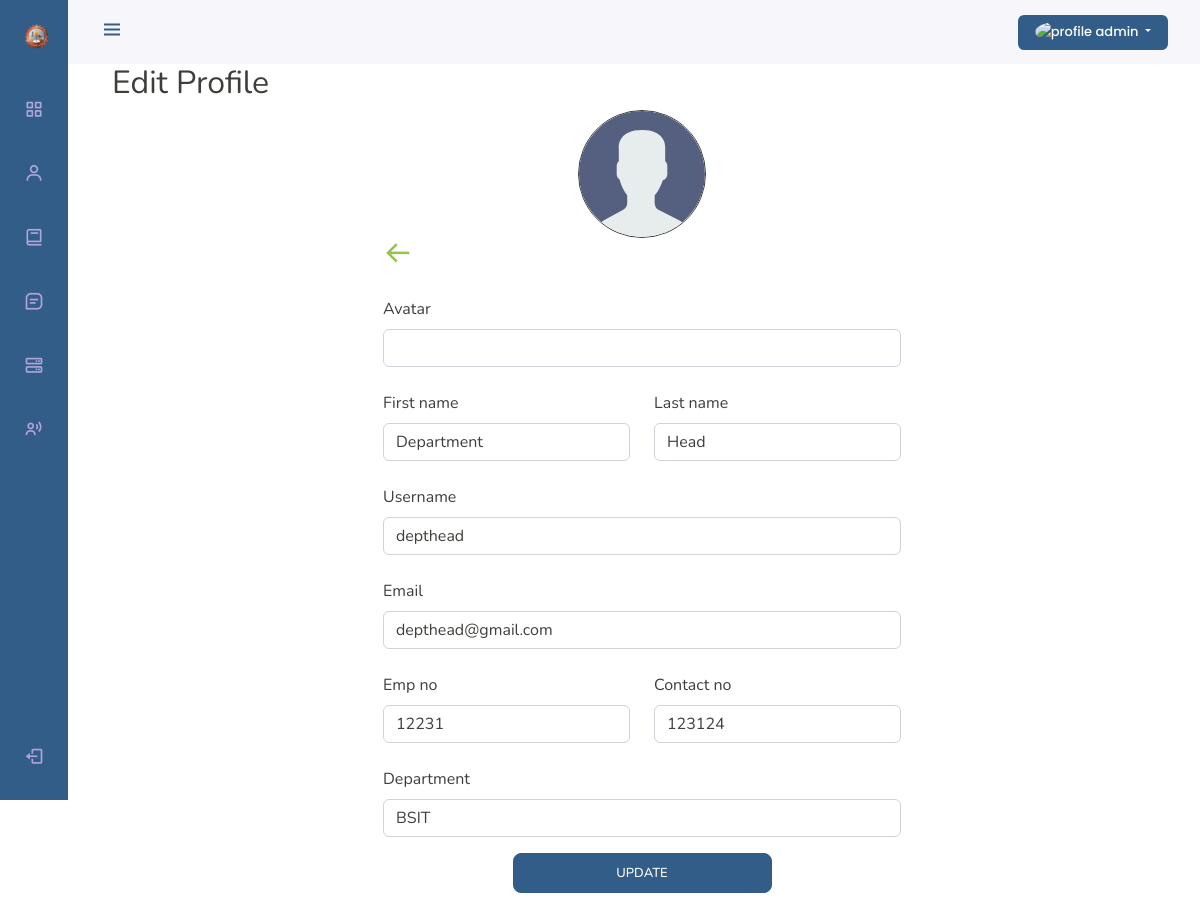
The app's page /admin-edit-profile/7 (signed in) with its own data.
### base/models.py (models this page shows, shortened)
class Faculty(AbstractUser):
    email = models.EmailField(unique = True, null=True)
    avatar = CloudinaryField(resource_type="image", null=True, blank=False)
    emp_no = models.CharField(max_length=25, unique=True, null=True)
    contact_no = models.CharField(max_length=20, unique=True, null=True)
    role = models.IntegerField(default=0)
    address = models.TextField(null=True, blank=True)
    department = models.ForeignKey(Department, on_delete=models.CASCADE, null=True, blank=True)
    created_at = models.DateTimeField(auto_now_add=True)
    updated_at = models.DateTimeField(auto_now=True)
    deleted_at = models.DateTimeField(null=True)

### base/views.py (the view, shortened to what this page needs)
# urls.py: path('admin-edit-profile/<str:pk>',views.AdminEditProfile, name="admin-edit-profile"),
@login_required(login_url='anonymous')
def AdminEditProfile(request, pk):
    user = models.Faculty.objects.get(id=pk)
    form = forms.UserForm(instance=user)
    if request.user.is_authenticated and not request.user.is_staff:
        messages.warning(request, "Access denied, 403 forbidden page!")
        return redirect('logout')
    context = {
        'form': form,
         'user' : user,
         'link' : redirect('admin-faculty').url
    }
    return render(request, 'edit_profile.html', context)

### base/models.py (called while the page is built)
    def __str__(self):
        return str(f"{self.title}")

### templates/edit_profile.html (shortened to what this page needs)
{% extends 'main.html' %}
{% block content %}
{% load static %}
<h2>Edit Profile</h2>
<div class="row" >
    <div class="col" style="display: flex; justify-content: center">
      {% if page == 'authenticated' %}
      {% if request.user.avatar %}
      <img src="{{request.user.avatar.url}}" alt="profile" class="rounded-circle border border-dark" style="width:8rem; height:8rem;">
      {% else %}
      <img src="{% static 'images/avatar.svg' %}" alt="profile" class="rounded-circle border border-dark" style="width:8rem; height:8rem;">
      {% endif %}
      {% else %}
      {% if user.avatar %}
      <img src="{{user.avatar.url}}" alt="profile" class="rounded-circle border border-dark" style="width:8rem; height:8rem;">
      {% else %}
      <img src="{% static 'images/avatar.svg' %}" alt="profile" class="rounded-circle border border-dark" style="width:8rem; height:8rem;">
      {% endif %}
      {% endif %}
    </div>
  </div>
  <div class="row justify-content-center" >
    <div class="col col-lg-6 col-md-8 col-sm-8" >
        <a href="{{link}}"><i class="bx bx-arrow-back" style="font-size: 30px;"></i></a>
      <form action="" method="POST" enctype="multipart/form-data">
        <div class="col-sm-12">
          <div class="form-group">
            <label for="" class="form-label mt-4">
              {{form.avatar.label}}
            </label>
            {{form.avatar}}
          </div>
        </div>
        <div class="row">
          <div class="col-sm-6">
            <div class="form-group">
              <label for="" class="form-label mt-4">
                {{form.first_name.label}}
              </label>
              {{form.first_name}}
            </div>
          </div>
          <div class="col-sm-6">
            <div class="form-group">
              <label for="" class="form-label mt-4">
                {{form.last_name.label}}
              </label>
              {{form.last_name}}
            </div>
          </div>
        </div>
          <div class="col-sm-12">
            <div class="form-group">
              <label for="" class="form-label mt-4">
                {{form.username.label}}
              </label>
              {{form.username}}
            </div>
          </div>
          <div class="col-sm-12">
            <div class="form-group">
              <label for="" class="form-label mt-4">
                {{form.email.label}}
              </label>
              {{form.email}}
            </div>
          </div>
          <div class="row">
            <div class="col-sm-6">
              <div class="form-group">
                <label for="" class="form-label mt-4">
                  {{form.emp_no.label}}
                </label>
                {{form.emp_no}}
              </div>
            </div>
            <div class="col-sm-6">
              <div class="form-group">
                <label for="" class="form-label mt-4">
                  {{form.contact_no.label}}
                </label>
                {{form.contact_no}}
              </div>
            </div>
            <div class="col-sm-12">
                <div class="form-group">
                  <label for="" class="form-label mt-4">
                    {{form.department.label}}
                  </label>
                  {{form.department}}
                </div>
              </div>
          </div>
           <div class="d-grid gap-2 col-6 mx-auto my-3">
              <button type="submit" class="btn btn-primary btn-lg btn-block">
                Update
              </button>
            </div>
      </form>
    </div>
  </div>
{% endblock content %}

### templates/main.html (shortened to what this page needs)
<!DOCTYPE html>
{% load static %}
<html lang="en">
  <head>
    <link
      rel="stylesheet"
      href="https://cdn.jsdelivr.net/npm/boxicons@latest/css/boxicons.min.css"
    />
    <link rel="stylesheet" href="{% static 'css/bootstrap.min.css' %}" />
    <link rel="stylesheet" href="{% static 'css/navbar.css' %}" />
  </head>
  <body id="body-pd">
    <header class="header" id="header">
      <div class="header_toggle">
        <i class="bx bx-menu" id="header-toggle"></i>
      </div>
        <div class="dropdown">
          <button
            class="btn btn-primary dropdown-toggle button_profile" id="test"
            type="button"
            id="dropdownMenuButton1"
            data-bs-toggle="dropdown"
            style="width: 150px; text-transform: none;"
          >
          {% if request.user.avatar %}
            <img
              class="rounded-circle"
              src="{{ request.user.avatar.url }}"
              alt="profile"
              style="height: 1.7rem; width: 1.7rem; margin-bottom: 1px"
            />
            {% endif %}
            {{ request.user.username|truncatechars:10 }}
          </button>
        </div>
    </header>
    <div class="l-navbar" id="nav-bar">
      <nav class="nav">
        <div>
          <a href="#" class="nav_logo">
            <img src="{% static 'images/cict_logo.png' %}" alt="logo" width="25" height="25">
          </a>
          <div class="nav_list">
            {% if request.user.is_authenticated and request.user.is_staff %}
            <a href="{% url 'admin-dashboard' %}" class="nav_link {% if active == 'admin_dashboard' %}active{% endif %}">
              <i class="bx bx-grid-alt nav_icon"></i>
            </a>
            <a href="{% url 'admin-faculty' %}" class="nav_link {% if active == 'admin_faculty' %}active{% endif %}">
              <i class="bx bx-user nav_icon"></i>
            </a>
            <a href="{% url 'admin-subject' %}" class="nav_link {% if active == 'admin_subject' %}active{% endif %}">
              <i class="bx bx-book nav_icon"></i>
            </a>
            <a href="{% url 'admin-researches' %}" class="nav_link {% if active == 'admin_researches' %}active{% endif %}">
              <i class="bx bx-message-square-detail nav_icon"></i>
            </a>
            <a href="{% url 'admin-extension-service' %}" class="nav_link {% if active == 'admin_extension_service' %}active{% endif %}">
              <i class="bx bx-server nav_icon"></i>
            </a>
            <a href="{% url 'admin-activitylog' %}" class="nav_link {% if active == 'admin_activitylogs' %}active{% endif %}">
              <i class="bx bx-user-voice nav_icon"></i>
            </a>
            {% endif %}
          </div>
        </div>
        <a class="nav_link" id="logoutBtn" onclick="document.getElementById('id01').style.display='block'">
          <i class="bx bx-log-out nav_icon"></i>
        </a>
      </nav>
    </div>
<div class="container-fluid">
  {% block content %} {% endblock content%}
</div>
  </body>
</html>

### static/css/navbar.css (style rules this page uses)
#test { font-family: 'Poppins', sans-serif; }
.button_profile { border: none; }

### templates/main.html (style rules this page uses)
:root { --header-height: 3rem; --nav-width: 68px; --first-color: #325d88; --first-color-light: #afa5d9; --white-color: #f7f6fb; --body-font: "Nunito", sans-serif; --normal-font-size: 1rem; --z-fixed: 100; }
body { position: relative; margin: var(--header-height) 0 0 0; padding: 0 1rem; font-family: var(--body-font); font-size: var(--normal-font-size); transition: 0.5s; }
a { text-decoration: none; }
.header { width: 100%; height: var(--header-height); position: fixed; top: 0; left: 0; display: flex; align-items: center; justify-content: space-between; padding: 0 1rem; background-color: var(--white-color); z-index: var(--z-fixed); transition: 0.5s; }
.header_toggle { color: var(--first-color); font-size: 1.5rem; cursor: pointer; }
.l-navbar { position: fixed; top: 0; left: -30%; width: var(--nav-width); height: 100vh; background-color: var(--first-color); padding: 0.5rem 1rem 0 0; transition: 0.5s; z-index: var(--z-fixed); }
.nav { height: 100%; display: flex; flex-direction: column; justify-content: space-between; overflow: hidden; }
.nav_logo, .nav_link { display: grid; grid-template-columns: max-content max-content; align-items: center; column-gap: 1rem; padding: 0.5rem 0 0.5rem 1.5rem; }
.nav_logo { margin-bottom: 2rem; }
.nav_link { position: relative; color: var(--first-color-light); margin-bottom: 1.5rem; transition: 0.3s; }
.nav_icon { font-size: 1.25rem; }
@media screen and (min-width: 768px) { body { margin: calc(var(--header-height) + 1rem) 0 0 0; padding-left: calc(var(--nav-width) + 2rem); } }
@media screen and (min-width: 768px) { .header { height: calc(var(--header-height) + 1rem); padding: 0 2rem 0 calc(var(--nav-width) + 2rem); } }
@media screen and (min-width: 768px) { .l-navbar { left: 0; padding: 1rem 1rem 0 0; } }

### records on screen
Faculty: user.username "admin"
Faculty: first_name "Department", last_name "Head", username "depthead", email "depthead@gmail.com", emp_no "12231", contact_no "123124", department.label "Department", department "BSIT"
